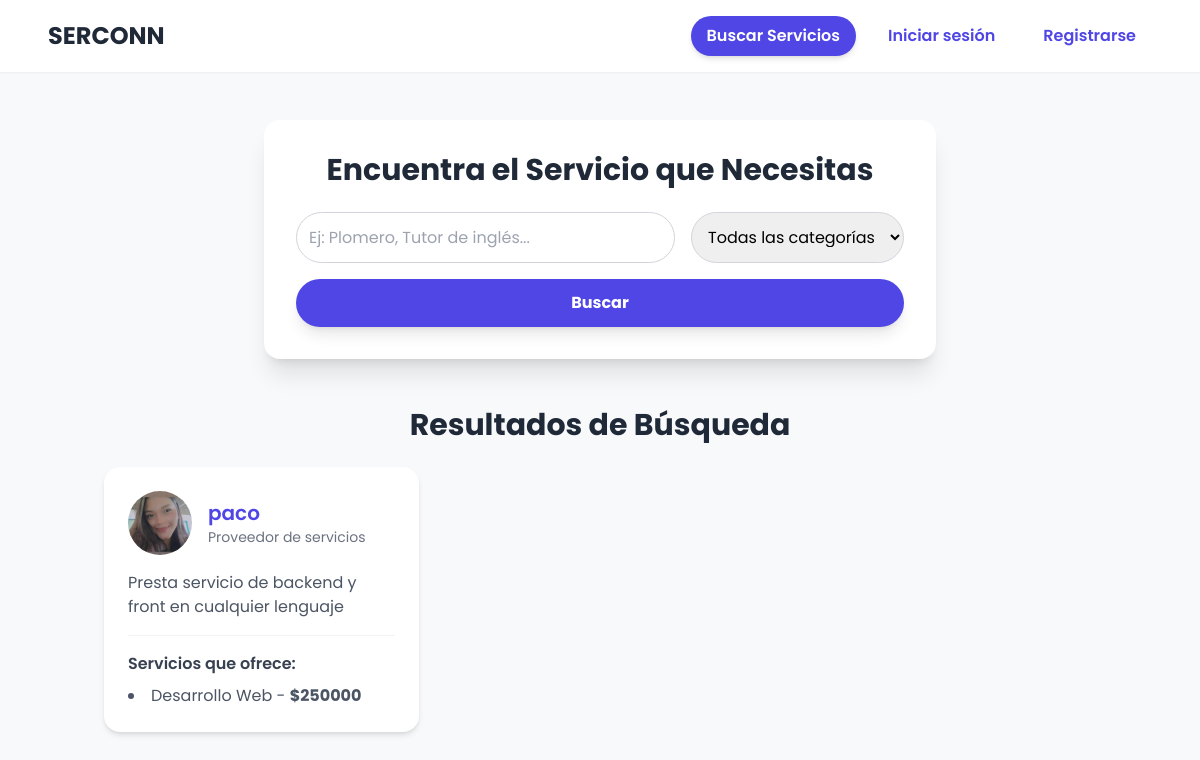
The page / on the database its author committed.
### serconn_app/models.py (models this page shows, shortened)
class ServiceProvider(models.Model):
    user = models.OneToOneField('auth.User', on_delete=models.CASCADE)
    first_name = models.CharField(max_length=50, blank=True)
    last_name = models.CharField(max_length=50, blank=True)
    profession = models.CharField(max_length=100, blank=True)
    service_info = models.TextField(blank=True)
    rates = models.CharField(max_length=100, blank=True)
    availability = models.CharField(max_length=100, blank=True)
    profile_picture = models.ImageField(upload_to='provider_profiles/', blank=True, null=True)
    contact_number = models.CharField(max_length=20, blank=True)
    services_offered = models.CharField(max_length=200, blank=True)

class Service(models.Model):
    provider = models.ForeignKey(ServiceProvider, on_delete=models.CASCADE, related_name='services')
    category = models.ForeignKey(ServiceCategory, on_delete=models.CASCADE)
    name = models.CharField(max_length=200)
    description = models.TextField()
    rate = models.DecimalField(max_digits=10, decimal_places=2) # FR-8

### serconn_app/views.py (the view, shortened to what this page needs)
# urls.py: path("", appViews.service_search_view, name="service_search"),
def service_search_view(request):
    categories = ServiceCategory.objects.all()
    providers = ServiceProvider.objects.all()
    query = request.GET.get('query', None)
    category = request.GET.get('category', None)
    if category:
        providers = providers.filter(services__category__name=category).distinct()
    context = {
        'categories': categories,
        'providers': providers,
        'query': query,
        'selected_category': category,
    }
    return render(request, 'service_search.html', context)

### serconn_app/templates/service_search.html (shortened to what this page needs)
<!DOCTYPE html>
<html lang="es">
<head>
    <script src="https://cdn.tailwindcss.com"></script>
</head>
<body class="flex flex-col min-h-screen">
    <header class="bg-white shadow-sm py-4 px-6 md:px-12 flex justify-between items-center sticky top-0 z-50">
        <h1 class="text-2xl font-bold text-gray-800">
            <a href="{% url 'service_search' %}">SERCONN</a>
        </h1>
        <nav class="flex items-center gap-4">
            <a href="{% url 'service_search' %}" class="bg-indigo-600 hover:bg-indigo-700 text-white font-semibold py-2 px-4 rounded-full transition-colors duration-300 shadow-md">
                Buscar Servicios
            </a>
            {% if user.is_authenticated %}
                <div class="relative">
                    <button id="profile-menu-btn" class="flex items-center gap-2 bg-gray-100 hover:bg-gray-200 text-gray-800 font-semibold py-2 px-4 rounded-full transition-colors duration-300">
                        {% if user.serviceprovider.profile_picture %}
                            <img src="{{ user.serviceprovider.profile_picture.url }}" alt="Perfil" class="w-8 h-8 rounded-full object-cover">
                        {% else %}
                            <span class="w-8 h-8 rounded-full bg-gray-300 flex items-center justify-center font-bold">{{ user.username|slice:":1" }}</span>
                        {% endif %}
                        {{ user.get_full_name|default:user.username }}
                    </button>
                    <div id="profile-dropdown" class="absolute right-0 mt-2 w-48 bg-white border rounded-lg shadow-lg hidden z-50">
                        <a href="{% url 'provider_profile' %}" class="block px-4 py-2 hover:bg-indigo-50 text-gray-700">Editar perfil</a>
                        <a href="{% url 'seeker_dashboard' %}" class="block px-4 py-2 hover:bg-indigo-50 text-gray-700">Ver mis solicitudes</a>
                        <form action="{% url 'logout' %}" method="post" style="margin:0;">
                            {% csrf_token %}
                            <button type="submit" class="block w-full text-left px-4 py-2 hover:bg-indigo-50 text-gray-700" style="background:none;border:none;">Cerrar sesión</button>
                        </form>
                    </div>
                </div>
            {% else %}
                <a href="{% url 'login' %}" class="text-indigo-600 hover:text-indigo-800 font-semibold px-4 py-2">Iniciar sesión</a>
                <a href="{% url 'register' %}" class="text-indigo-600 hover:text-indigo-800 font-semibold px-4 py-2">Registrarse</a>
            {% endif %}
        </nav>
    </header>
    <main class="container mx-auto px-4 py-8 md:py-12 flex-grow">
        <div class="bg-white p-6 md:p-8 rounded-2xl shadow-xl max-w-2xl mx-auto">
            <h2 class="text-3xl font-bold text-center text-gray-800 mb-6">Encuentra el Servicio que Necesitas</h2>
            <form action="{% url 'service_search' %}" method="get" class="space-y-4">
                <div class="flex flex-col md:flex-row gap-4">
                    <input type="text" name="query" placeholder="Ej: Plomero, Tutor de inglés..." value="{{ query|default:'' }}"
                           class="flex-1 p-3 border border-gray-300 rounded-full focus:outline-none focus:ring-2 focus:ring-indigo-500 transition-all duration-200">
                    <select name="category" class="p-3 border border-gray-300 rounded-full focus:outline-none focus:ring-2 focus:ring-indigo-500 transition-all duration-200">
                        <option value="">Todas las categorías</option>
                    </select>
                </div>
                <button type="submit" class="w-full bg-indigo-600 hover:bg-indigo-700 text-white font-bold py-3 rounded-full transition-colors duration-300 shadow-lg">
                    Buscar
                </button>
            </form>
        </div>
        <section class="mt-12">
            <h2 class="text-3xl font-bold text-gray-800 mb-6 text-center">Resultados de Búsqueda</h2>
            {% if providers %}
                <ul class="grid md:grid-cols-2 lg:grid-cols-3 gap-6">
                    {% for provider in providers %}
                        {% if provider.services.count > 0 %}
                            <li class="bg-white p-6 rounded-2xl shadow-md hover:shadow-xl transition-shadow duration-300 flex flex-col">
                                <a href="{% url 'provider_detail' provider.id %}" class="flex-grow">
                                    <div class="flex items-center mb-4">
                                        {% if provider.profile_picture %}
                                            <img src="{{ provider.profile_picture.url }}" alt="Foto de perfil de {{ provider.user }}" class="w-16 h-16 rounded-full object-cover mr-4">
                                        {% else %}
                                            <div class="w-16 h-16 rounded-full bg-gray-200 flex items-center justify-center text-gray-500 text-xl font-bold mr-4">
                                                {{ provider.user|slice:":1" }}
                                            </div>
                                        {% endif %}
                                        <div>
                                            <h3 class="text-xl font-semibold text-indigo-600 hover:text-indigo-800 transition-colors duration-200">{{ provider.user }}</h3>
                                            <p class="text-sm text-gray-500">Proveedor de servicios</p>
                                        </div>
                                    </div>
                                    <p class="text-gray-600 mt-2">{{ provider.service_info|truncatewords:25 }}</p>
                                </a>
                                <div class="mt-4 pt-4 border-t border-gray-100">
                                    <h4 class="font-semibold text-gray-700 mb-2">Servicios que ofrece:</h4>
                                    <ul class="list-disc list-inside text-gray-600">
                                        {% for service in provider.services.all|slice:":3" %}
                                            <li>{{ service.name }} - <span class="font-bold">${{ service.rate|floatformat:0 }}</span></li>
                                        {% endfor %}
                                    </ul>
                                </div>
                            </li>
                        {% endif %}
                    {% endfor %}
                </ul>
            {% else %}
                <div class="text-center text-gray-500 p-8 bg-gray-50 rounded-2xl shadow-inner">
                    <p class="text-lg">No se encontraron proveedores que coincidan con la búsqueda.</p>
                    <p class="mt-2">Intenta con otros términos o categorías.</p>
                </div>
            {% endif %}
        </section>
    </main>
</body>
</html>

### serconn_app/templates/service_search.html (style rules this page uses)
body { font-family: 'Poppins', sans-serif; background-color: #f7f9fb; }

### rows shown on the page
ServiceProvider: profile_picture (picture), user "paco", service_info "Presta servicio de backend y front en cualquier lenguaje"
Service: name "Desarrollo Web", rate "250000"
